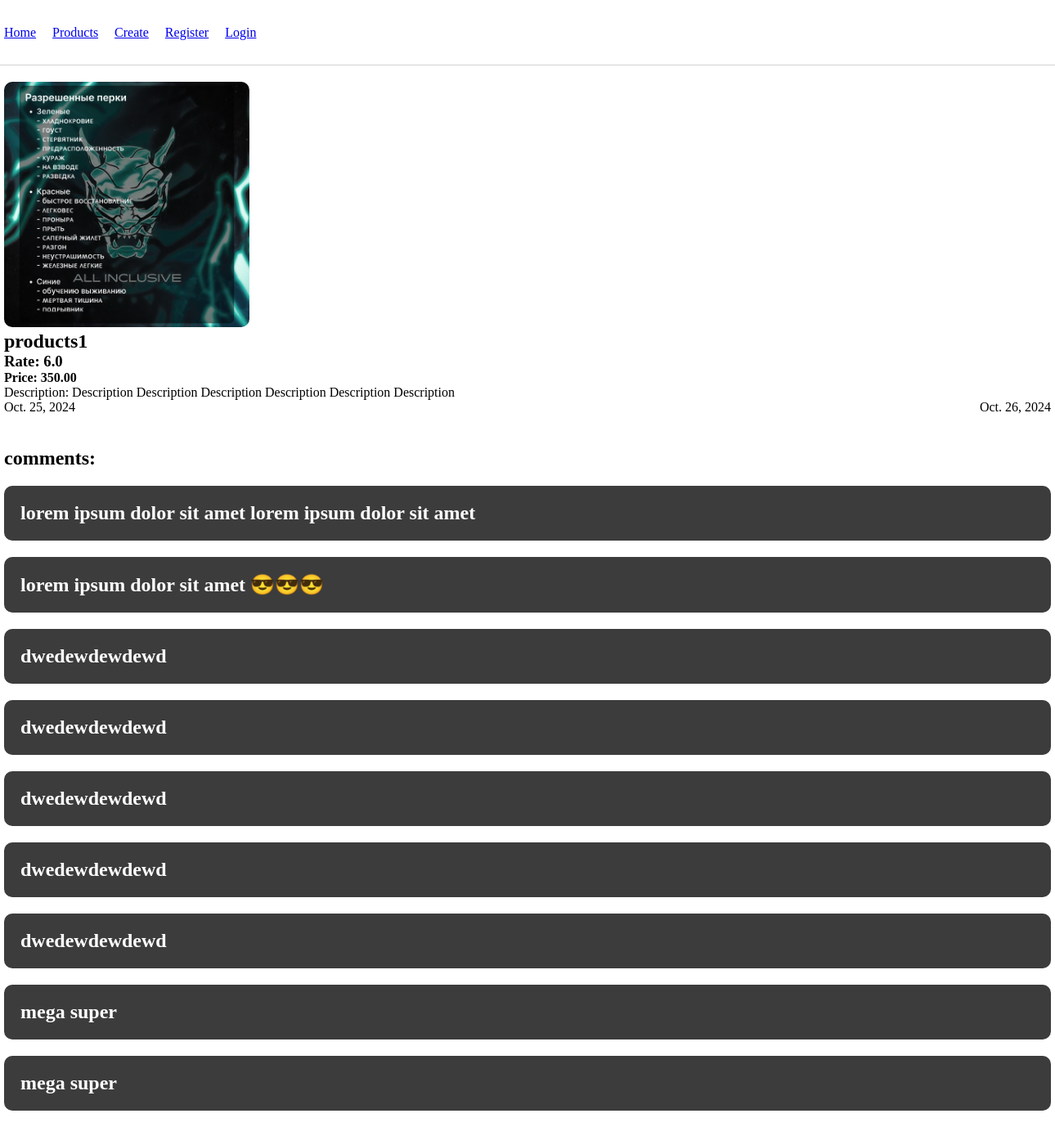
Page /products/2/ on the earlier database version.
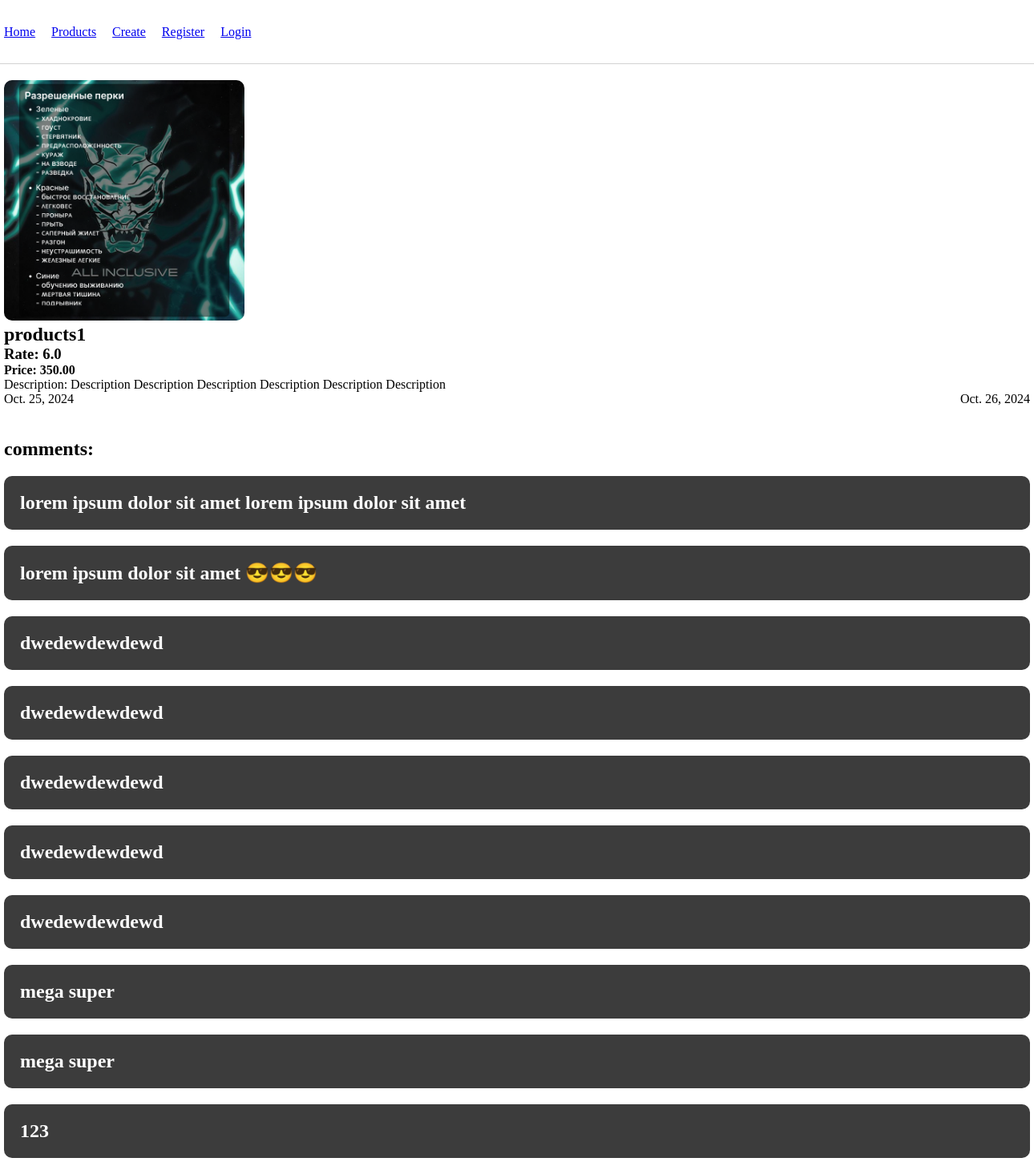
Same page on the later database version.
### products/models.py (models this page shows)
class Product(models.Model):
    image = models.ImageField(upload_to='static', blank=True, null=True)
    title = models.CharField(max_length=255)
    description = models.TextField()
    price = models.DecimalField(max_digits=10, decimal_places=2)
    rate = models.FloatField(default=0.0)
    created_date = models.DateField(auto_now_add=True)
    modified_date = models.DateField(auto_now=True)

class Comment(models.Model):
    text = models.CharField(max_length=255)
    created_date = models.DateField(auto_now_add=True)
    products = models.ForeignKey(Product, on_delete=models.CASCADE)

### products/views.py (the view, shortened to what this page needs)
# urls.py: path('products/<int:id>/', product_detail_view),
def product_detail_view(request, id):
    if request.method == 'GET':
        product = Product.objects.get(id=id)
        context = {
            'product': product,
            'comments': product.comment_set.all(),
            'form': CommentCreateForms,
            'user': request.user,
        }
        return render(request, 'products/detail.html', context=context)

### templates/products/detail.html (shortened to what this page needs)
{% extends 'layouts/index.html' %}
{% load static %}
{% block head %}
    <link rel="stylesheet" href="{% static 'styles/detail.css' %}">
{% endblock %}
{% block content %}
    <div class="product">
        <div class="container">
            <section class="product_block">
                <img src="/media/{{ product.image }}" alt="product image">
                <h2>{{ product.title }}</h2>
                <h3>Rate: {{ product.rate }}</h3>
                <h4>Price: {{ product.price }}</h4>
                <p>Description: {{ product.description }}</p>
                <div class="dates">
                    <p>{{ product.created_date }}</p>
                    <p>{{ product.modified_date }}</p>
                </div>
            </section>
            <section class="comments">
                <h2>comments:</h2>
                {% for comment in comments %}
                    <div class="comment">
                        <h2>{{ comment.text }}</h2>
                    </div>
                {% endfor %}
            </section>
        </div>
    </div>
{% endblock %}

### templates/layouts/index.html (shortened to what this page needs)
{% load static %}
<!doctype html>
<html lang="en">
<head>
    <link rel="stylesheet" href="{% static 'styles/index.css' %}">
    {% block head %}
    {% endblock %}
</head>
<body>
    <header>
        <nav>
            <div class="container">
                <div class="header__inner">
                    <a href="/">Home</a>
                    <a href="/products/">Products</a>
                    <a href="/products/create/">Create</a>
                    {% if user.is_anonymous %}
                        <a href="/users/register/">Register</a>
                        <a href="/users/login/">Login</a>
                    {% else %}
                        <a href="/users/logout/">logout</a>
                    {% endif %}
                </div>
            </div>
        </nav>
    </header>
    {% block content %}
    {% endblock %}
</body>
</html>

### static/styles/index.css (style rules this page uses)
* { margin: 0; padding: 0; box-sizing: border-box; }
header { background: white; border-bottom: 1px solid lightgray; height: 80px; }
header nav { height: 100%; }
.container { width: 1280px; margin: 0 auto; height: 100%; }
.header__inner { height: 100%; display: flex; align-items: center; gap: 20px; }

### static/styles/detail.css (style rules this page uses)
.product { margin: 20px 0; }
.product_block img { width: 300px; border-radius: 10px; }
.dates { display: flex; justify-content: space-between; align-items: center; }
.comments { margin-top: 40px; display: flex; flex-direction: column; gap: 20px; }
.comment { padding: 20px; border-radius: 10px; background: #3c3c3c; color: #fff; }
.comment h2 { font-size: 24px; }

Differences in the rows shown:
added Comment: text "123"
